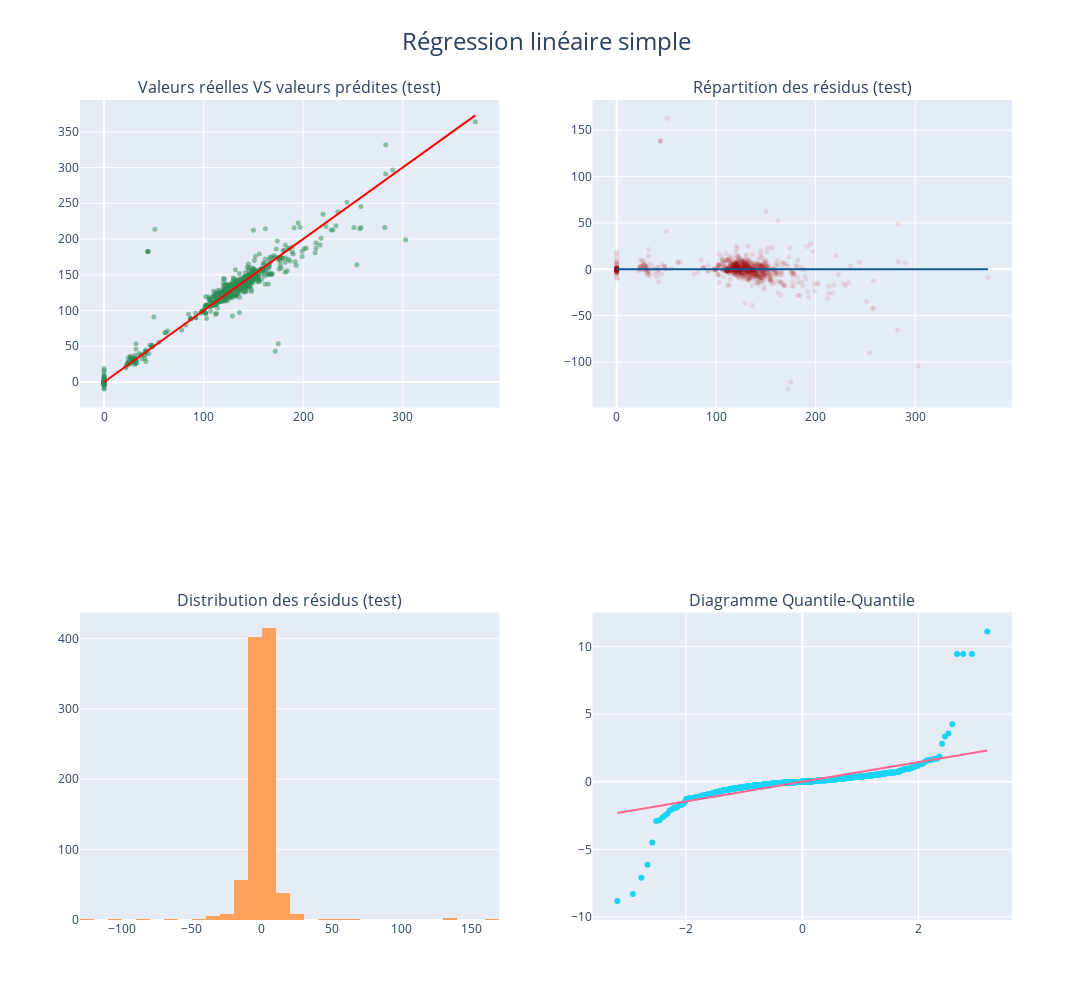

The code cell stored with this chart in its notebook:
### Code cell
co2.styles.display_combined_report(y_train, pred_train, y_test, pred_test, title='PERFORMANCES DU MODELE XGBOOST') 

co2.viz.plot_regression_diagnostics(y_test, pred_test, y_train, "Régression linéaire simple", interactive=True, save=True, format='png')

### Figure 1 — Plotly figure (JSON) as saved in the notebook; plotly's stock layout.template omitted (floating-point values rounded to 4 significant figures; data arrays with more than 128 entries replaced by an {"elided": "..."} marker saying what was removed)
{"data": [{"marker": {"color": "#2E8B57", "opacity": 0.5, "size": 5}, "mode": "markers", "type": "scatter", "x": {"elided": "950 int values"}, "xaxis": "x", "y": {"elided": "950 float values"}, "yaxis": "y"}, {"line": {"color": "red"}, "mode": "lines", "type": "scatter", "x": [0, 373], "xaxis": "x", "y": [0, 373], "yaxis": "y"}, {"marker": {"color": "#980a10", "opacity": 0.1, "size": 5}, "mode": "markers", "type": "scatter", "x": {"elided": "950 int values"}, "xaxis": "x2", "y": {"elided": "950 float values"}, "yaxis": "y2"}, {"line": {"color": "#0a5798"}, "mode": "lines", "type": "scatter", "x": [0, 373], "xaxis": "x2", "y": [0, 0], "yaxis": "y2"}, {"nbinsx": 40, "type": "histogram", "x": {"elided": "950 float values"}, "xaxis": "x3", "yaxis": "y3"}, {"mode": "markers", "type": "scatter", "x": {"elided": "950 float values"}, "xaxis": "x4", "y": {"elided": "950 float values"}, "yaxis": "y4"}, {"mode": "lines", "type": "scatter", "x": {"elided": "950 float values"}, "xaxis": "x4", "y": {"elided": "950 float values"}, "yaxis": "y4"}], "layout": {"annotations": [{"font": {"size": 16}, "showarrow": false, "text": "Valeurs réelles VS valeurs prédites (test)", "x": 0.225, "xanchor": "center", "xref": "paper", "y": 1, "yanchor": "bottom", "yref": "paper"}, {"font": {"size": 16}, "showarrow": false, "text": "Répartition des résidus (test)", "x": 0.775, "xanchor": "center", "xref": "paper", "y": 1, "yanchor": "bottom", "yref": "paper"}, {"font": {"size": 16}, "showarrow": false, "text": "Distribution des résidus (test)", "x": 0.225, "xanchor": "center", "xref": "paper", "y": 0.375, "yanchor": "bottom", "yref": "paper"}, {"font": {"size": 16}, "showarrow": false, "text": "Diagramme Quantile-Quantile", "x": 0.775, "xanchor": "center", "xref": "paper", "y": 0.375, "yanchor": "bottom", "yref": "paper"}], "height": 1000, "showlegend": false, "title": {"font": {"size": 24}, "text": "Régression linéaire simple", "x": 0.5}, "width": 1300, "xaxis": {"anchor": "y", "domain": [0, 0.45]}, "xaxis2": {"anchor": "y2", "domain": [0.55, 1]}, "xaxis3": {"anchor": "y3", "domain": [0, 0.45]}, "xaxis4": {"anchor": "y4", "domain": [0.55, 1]}, "yaxis": {"anchor": "x", "domain": [0.625, 1]}, "yaxis2": {"anchor": "x2", "domain": [0.625, 1]}, "yaxis3": {"anchor": "x3", "domain": [0, 0.375]}, "yaxis4": {"anchor": "x4", "domain": [0, 0.375]}}}
